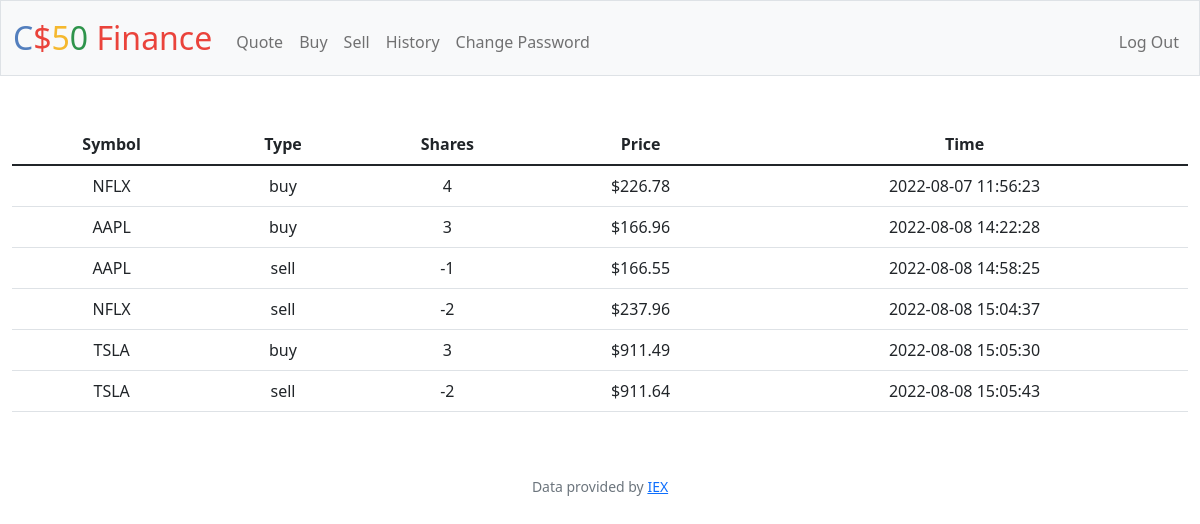
The app's page /history (signed in) with its own data.
### tables this page shows
CREATE TABLE transactions (
id INTEGER PRIMARY KEY NOT NULL,
user_id INTEGER NOT NULL,
name TEXT NOT NULL,
shares INTEGER NOT NULL,
price NUMERIC NOT NULL,
type TEXT NOT NULL,
symbol TEXT NOT NULL,
time TIMESTAMP DEFAULT CURRENT_TIMESTAMP,
FOREIGN KEY(user_id) references users(id)
);

### app.py (the view)
@app.route("/history")
@login_required
def history():
    user_id = session["user_id"]
    transactions = db.execute("SELECT symbol, shares, price, type, time FROM transactions WHERE user_id = ?", user_id)
    return render_template("history.html", usd=usd, transactions=transactions)

### app.py (called while the page is built)
@app.after_request
def after_request(response):
    response.headers["Cache-Control"] = "no-cache, no-store, must-revalidate"
    response.headers["Expires"] = 0
    response.headers["Pragma"] = "no-cache"
    return response

### helpers.py (called while the page is built)
def login_required(f):
    @wraps(f)
    def decorated_function(*args, **kwargs):
        if session.get("user_id") is None:
            return redirect("/login")
        return f(*args, **kwargs)
    return decorated_function

def usd(value):
    return f"${value:,.2f}"

### templates/history.html (shortened to what this page needs)
{% extends "layout.html" %}
{% block main %}
    <table class="table">
        <thead>
            <tr>
                <th>Symbol</th>
                <th>Type</th>
                <th>Shares</th>
                <th>Price</th>
                <th>Time</th>
            </tr>
        </thead>
        <tbody>
            {% for transaction in transactions %}
            <tr>
                <td>{{ transaction["symbol"].upper() }}</td>
                <td>{{ transaction["type"] }}</td>
                <td>{{ transaction["shares"] }}</td>
                <td>{{ usd(transaction["price"]) }}</td>
                <td>{{ transaction["time"] }}</td>
            </tr>
            {% endfor %}
        </tbody>
    </table>
{% endblock %}

### records on screen
transactions: price "$226.78"
transactions: price "$166.96"
transactions: price "$166.55"
transactions: price "$237.96"
transactions: price "$911.49"
transactions: price "$911.64"
